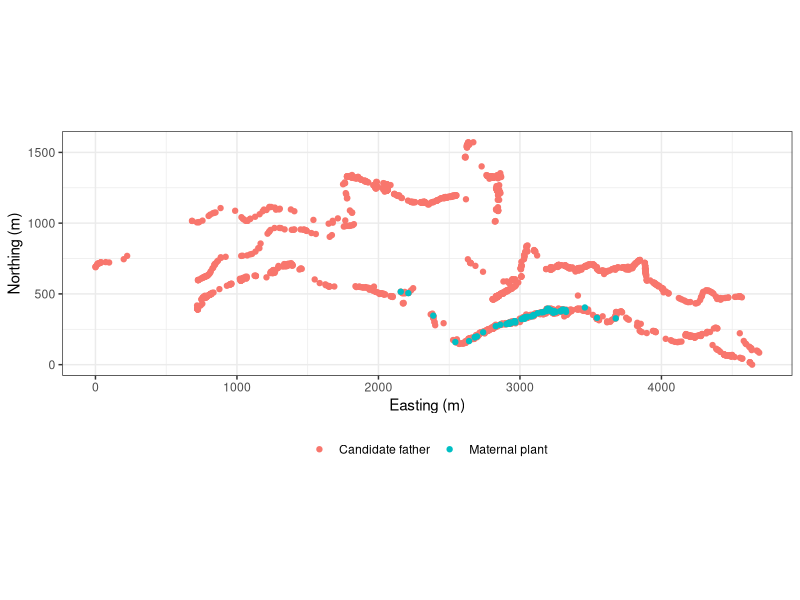

Here is the R script that generated this plot:
# Script to draw the map of the sampled plants, highlighting maternal plants.

library('tidyverse')

gps <- read_csv("01_data/processed_GPS_positions.csv", col_types = 'cdd')


map <- gps %>% 
  arrange(is_mother) %>% 
  mutate(
    is_mother = ifelse(is_mother, "Maternal plant", "Candidate father"),
    Easting = Easting - min(Easting),
    Northing = Northing - min(Northing)
  ) %>% 
  ggplot(aes(x = Easting, y = Northing, colour = is_mother)) +
  geom_point() +
  coord_fixed() +
  labs(
    x = "Easting (m)",
    y = "Northing (m)"
  ) + 
  theme_bw() +
  theme(
    legend.position="bottom",
    legend.title=element_blank()
  )

# setEPS()
# postscript(
#   file = "04_figures/01_map/map.eps",
#   width = 16.9/2.54,
#   height = 10/2.54
# )
png(
  filename = "04_figures/01_map/map.png",
  units = "cm",
  width = 16.9,
  height = 10,
  res = 300
)

map

dev.off()
